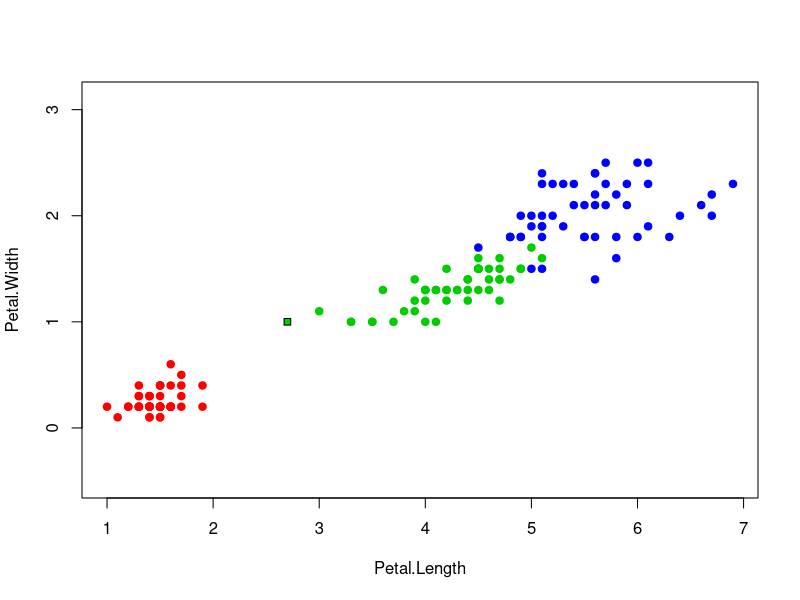

The R source for this figure:
## Евклидово расстояние
euclideanDistance <- function(u, v)
{
  sqrt(sum((u - v)^2))
}

## Сортируем объекты согласно расстояния до объекта z
sortObjectsByDist <- function(xl, z, metricFunction = euclideanDistance)
{
  l <- dim(xl)[1]
  n <- dim(xl)[2] - 1
  ## Создаём матрицу расстояний
  distances <- matrix(NA, l, 2)
  for (i in 1:l)
  {
    distances[i, ] <- c(i, metricFunction(xl[i, 1:n], z))
  }
  ## Сортируем
  orderedXl <- xl[order(distances[, 2]), ]
  return (orderedXl);
}

## Метод взвешенных k-ближайших соседей
kwNN <- function(xl, z, k, q)
{
  ## Сортируем выборку согласно классифицируемого	объекта
  orderedXl <- sortObjectsByDist(xl, z)
  n <- dim(orderedXl)[2]
  ## Получаем классы первых k соседей
  classes <- orderedXl[1:k, n]
  ## Получаем матрицу с весом каждого ближайшего элемента
  weighted_classes <- cbind(as.matrix(classes),q^as.numeric(1:k))
  
  lvls <- levels(classes)
  ## Суммируем все одинаковые классы и добавляем значения в матрицу
  result <- as.matrix(sapply(1:length(lvls), function(x) sum(as.numeric(weighted_classes[which(weighted_classes[,1] == lvls[x]),2]))))
  
  ## Находим класс, который доминирует среди первых k соседей
  class <- lvls[which.max(result)]	
  return (class)
}


colors <- c("setosa" = "red", "versicolor" = "green3", "virginica" = "blue")
plot(iris[, 3:4], pch = 21, bg = colors[iris$Species], col = colors[iris$Species], asp = 1)

##set the 
z <- c(2.7,1)
xl <- iris[,3:5]

##kwNN
class <- kwNN(xl, z, k=6, q=0.5)
points(z[1], z[2], pch = 22, bg = colors[class], asp = 1)